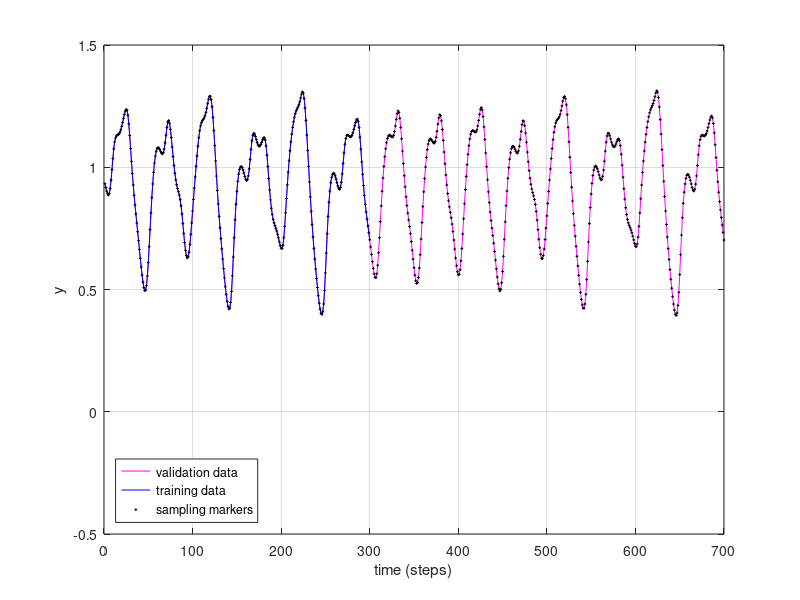

This figure's MATLAB source: (Note: this script raises an error after producing the figure.)
%%%%%%%%%%%%%%%%%%%%%%%%%%%%%%%%%%%%%%%%%%%%%%%%%%%%%%%%%%%%%%%%% 
% THIS IS AN EXPERIMENT TO CREATE AND TRAIN A NONLINEAR AUTOREGRESSIVE 
% NEURAL NETWORK TO ADDRESS THE PREDICTION OF CHAOTIC TIME SERIES PROBLEM.
% BORROWED FROM : (source) 
%%%%%%%%%%%%%%%%%%%%%%%%%%%%%%%%%%%%%%%%%%%%%%%%%%%%%%%%%%%%%%%%%

close all; 
clear all; 
clc;

%%%%% GENERATE INPUT DATA (MACKAY-GLASS TIME SERIES) %%%%%%%
% data settings
N = 700; % number of samples
Nu = 300; % number of learning samples
% Mackay-Glass time series
b = 0.1;
c = 0.2;
tau = 17;
% initialization
y = [0.9697 0.9699 0.9794 1.0003 1.0319 1.0703 1.1076 1.1352 1.1485 ...
1.1482 1.1383 1.1234 1.1072 1.0928 1.0820 1.0756 1.0739 1.0759]';
% generate Mackay-Glass time series
for n=18:N+99
y(n+1) = y(n) - b*y(n) + c*y(n-tau)/(1+y(n-tau).^10);
end
% remove initial values
y(1:100) = [];
% plot training and validation data
plot(y,'m-')
grid on, hold on
plot(y(1:Nu),'b')
plot(y,'+k','markersize',2)
legend('validation data','training data','sampling markers','location','southwest')
xlabel('time (steps)')
ylabel('y')
ylim([-.5 1.5])
set(gcf,'position',[1 60 800 400])
% prepare training data
yt = con2seq(y(1:Nu)');
% prepare validation data
yv = con2seq(y(Nu+1:end)');


%%%%% DEFINE NONLINEAR AUTOREGRESSIVE NEURAL NETWORK %%%%%%%
%---------- network parameters -------------
% good parameters (you don't know 'tau' for unknown process)
inputDelays = 1:6:19; % input delay vector
hiddenSizes = [6 3]; % network structure (number of neurons)
%-------------------------------------
% nonlinear autoregressive neural network
net = narnet(inputDelays, hiddenSizes);

%%%%% PREPARE INPUT/OUTPUT TIME SERIES DATA FOR NETWORK TRAINING %%%%%%%
% [Xs,Xi,Ai,Ts,EWs,shift] = preparets(net,Xnf,Tnf,Tf,EW)
%
% This function simplifies the normally complex and error prone task of
% reformatting input and target timeseries. It automatically shifts input
% and target time series as many steps as are needed to fill the initial
% input and layer delay states. If the network has open loop feedback,
% then it copies feedback targets into the inputs as needed to define the
% open loop inputs.
%
% net : Neural network
% Xnf : Non-feedback inputs
% Tnf : Non-feedback targets
% Tf : Feedback targets
% EW : Error weights (default = {1})
%
% Xs : Shifted inputs
% Xi : Initial input delay states
% Ai : Initial layer delay states
% Ts : Shifted targets
[Xs,Xi,Ai,Ts] = preparets(net,{},{},yt);

%%%%%%%%% TRAIN NETWORK %%%%%%
% train net with prepared training data
net = train(net,Xs,Ts,Xi,Ai);
% view trained net
view(net);

%%%%% TRANSFORM NETWORK TO A CLOSED LOOP NAR NETWORK %%%%%%
% close feedback for recursive prediction
net = closeloop(net);
% view closeloop version of a net
view(net);

%%%%%%%%% RECURSIVE PREDICTION ON VALIDATION DATA %%%%%%
% prepare validation data for network simulation
yini = yt(end-max(inputDelays)+1:end); % initial values from training data
% combine initial values and validation data 'yv'
[Xs,Xi,Ai] = preparets(net,{},{},[yini yv]);
% predict on validation data
predict = net(Xs,Xi,Ai);
% validation data
Yv = cell2mat(yv);
% prediction
Yp = cell2mat(predict);
% error
e = Yv - Yp;
% plot results of recursive simulation
figure(1)
plot(Nu+1:N,Yp,'r')
plot(Nu+1:N,e,'g')
legend('validation data','training data','sampling markers',...
'prediction','error','location','southwest');

%%%%%%%%% 